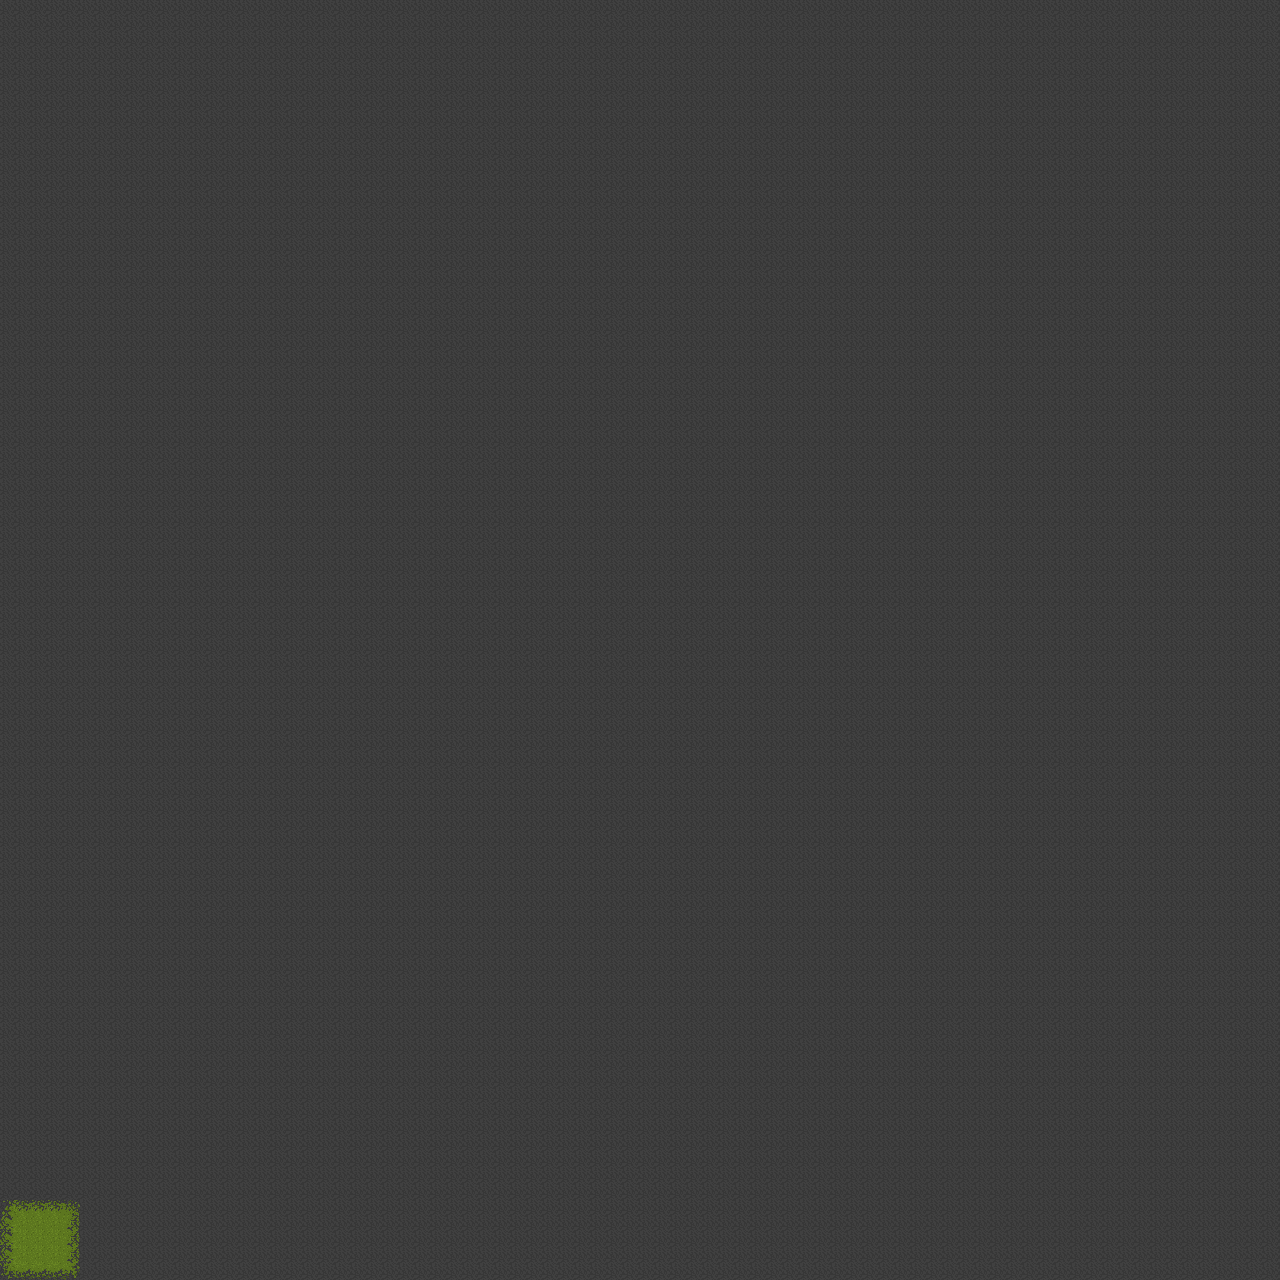

Rendered tile map (Tiled .tmx) drawn with the repository's tilesets; below, a short description and the map source with its tile grids summarised:
An orthogonal 80x80 tile map with 16x16 px tiles, 2 tile layers (Tile Layer 1, Tile Layer 2).

<map version="1.9" tiledversion="1.9.2" orientation="orthogonal" renderorder="right-down" width="80" height="80" tilewidth="16" tileheight="16" infinite="0" nextlayerid="3" nextobjectid="1">
 <tileset firstgid="1" source="forrestdefenders.tsx" />
 <layer id="1" name="Tile Layer 1" width="80" height="80">
  <data>[6400 cells, 6400 non-empty, 10 distinct tile ids]</data>
 </layer>
 <layer id="2" name="Tile Layer 2" width="80" height="80">
  <data>[6400 cells, 0 non-empty, 0 distinct tile ids]</data>
 </layer>
</map>
